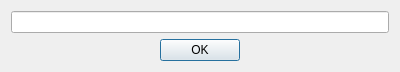
<?xml version="1.0" encoding="UTF-8"?>
<ui version="4.0">
 <class>Dialog</class>
 <widget class="QDialog" name="Dialog">
  <property name="geometry">
   <rect>
    <x>0</x>
    <y>0</y>
    <width>400</width>
    <height>71</height>
   </rect>
  </property>
  <property name="windowTitle">
   <string>Dialog</string>
  </property>
  <layout class="QVBoxLayout" name="verticalLayout">
   <item>
    <widget class="QLineEdit" name="lineEdit"/>
   </item>
   <item>
    <widget class="QDialogButtonBox" name="OK">
     <property name="orientation">
      <enum>Qt::Horizontal</enum>
     </property>
     <property name="standardButtons">
      <set>QDialogButtonBox::Ok</set>
     </property>
     <property name="centerButtons">
      <bool>true</bool>
     </property>
    </widget>
   </item>
  </layout>
 </widget>
 <resources/>
 <connections/>
</ui>
